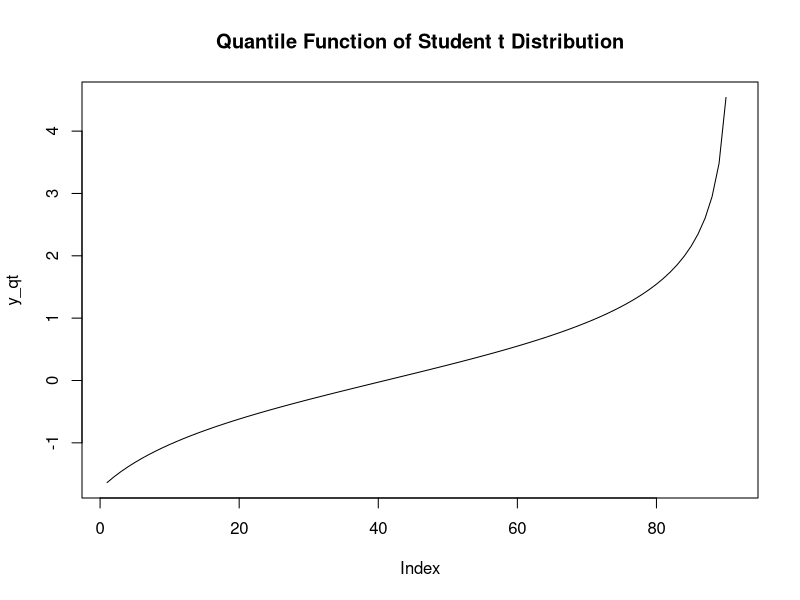
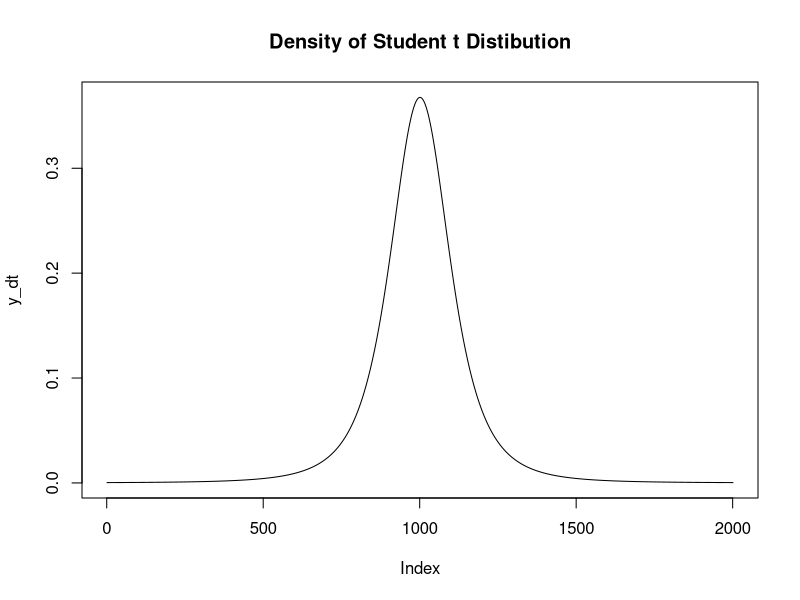
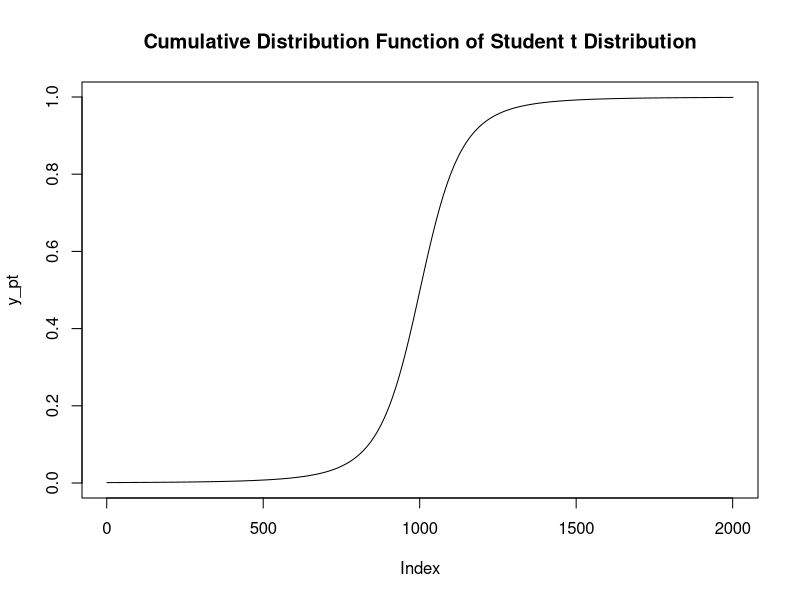
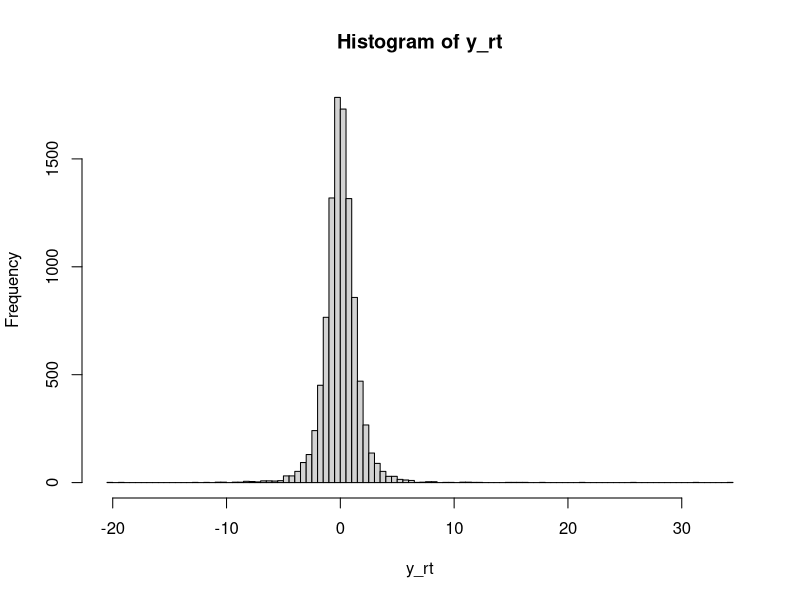

These figures' R source, in order:
dt(x=0,df=20)
#qt
#1.) 99th quantile() , df=20
qt(p = 0.99, df=20)

x_qt <- seq(0.1,by = 0.01)
y_qt <- qt(x_qt,df =3)
setwd("/Users/jatawatsafe/Desktop")
jpeg(file ="60130500009_qt.jpg")
plot(y_qt,type ="l",main ="Quantile Function of Student t Distribution")
dev.off()

x_dt <- seq(-10,10, by = 0.01)
y_dt <-dt(x_dt, df=3)
jpeg(file ="60130500009_dt.jpg")
plot(y_dt,type ="l",main ="Density of Student t Distibution")
dev.off()

x_pt <- seq(-10,10, by = 0.01)
y_pt <-pt(x_pt, df=3)
jpeg(file ="60130500009_pt.jpg")
plot(y_pt,type ="l",main ="Cumulative Distribution Function of Student t Distribution")
dev.off()

set.seed(91929)
N <- 10000
y_rt <- rt(N,df = 3)
y_rt
jpeg(file ="60130500009_rt.jpg")
hist(y_rt,breaks = 100)
dev.off()